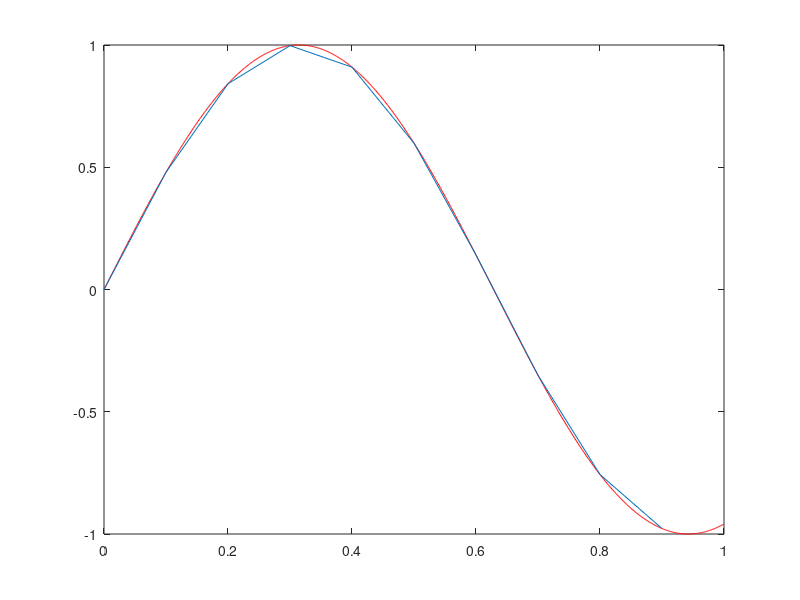

Here is the MATLAB script that generated this plot:
1;

#Ejercicio 3  #Discretizacion de la funcion Seno de 5 Hz.

function discretiza_seno(A, f, phi, t0, tn, fm)
  x = t0:1/fm:tn-1/fm;
  y = A*sin(f*x + phi); #Se elimina el 2pi porque se pasa a Radianes, que es el argumento del seno
  clear plot
  figure(1)
  z = t0:0.001:tn-0.001;
  plot(z,A*sin(f*z + phi),'r')
  hold on 
  plot(x,y)
  pause
endfunction

#Indique la frecuencia de muestroe deseada en Hertz
f_muestreo = 10;
discretiza_seno(1,5,0,0,1,f_muestreo)
